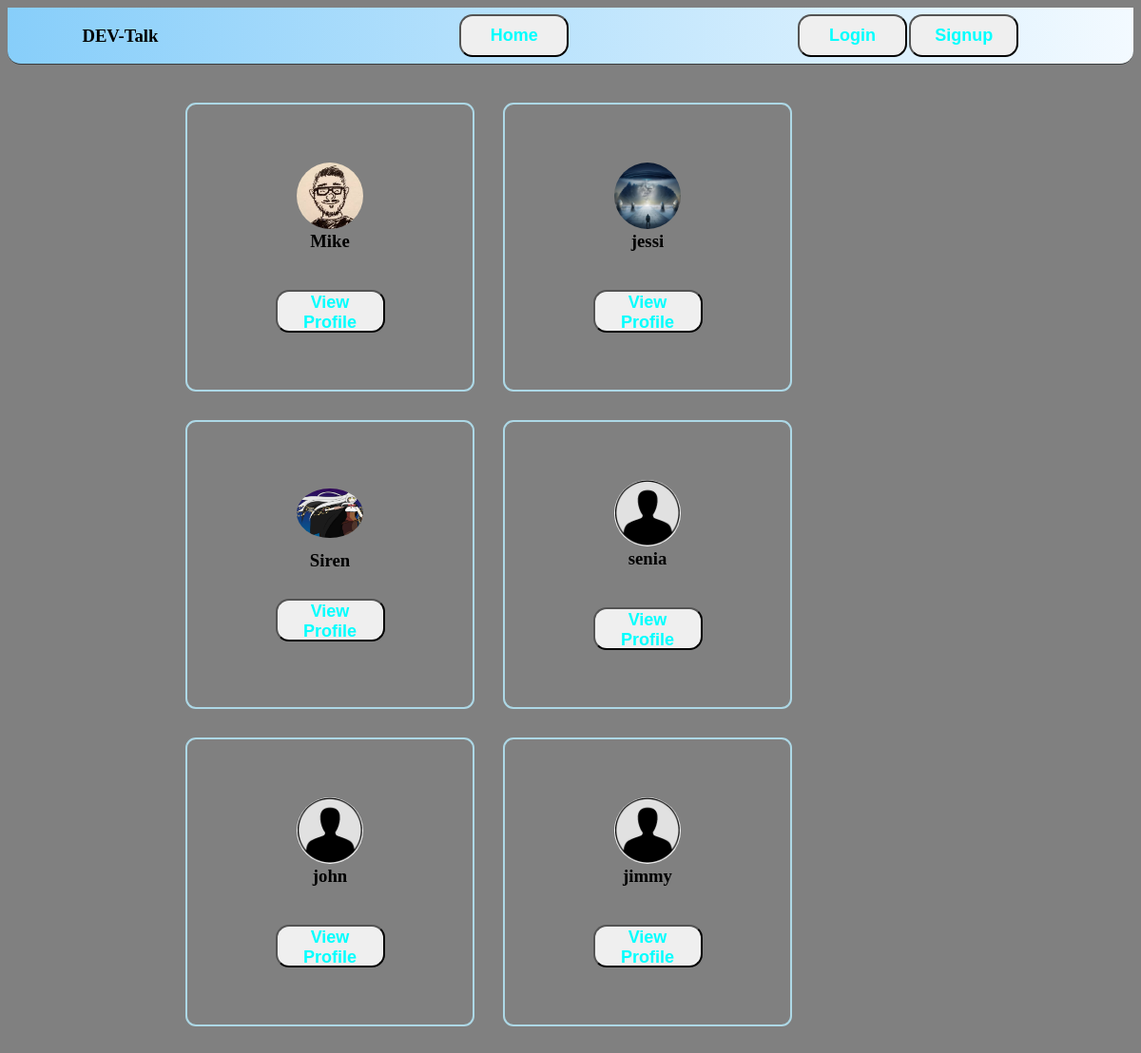
/users/, run on the app's committed database.
### custom_users/models.py (models this page shows, shortened)
class Uzer(AbstractUser):
    avatar = models.ImageField(upload_to='profile_pics/', default='')
    following = models.ManyToManyField('self', symmetrical=False, related_name='follow_person')
    followers = models.ManyToManyField('self', symmetrical=False, related_name='follower')
    bio = models.TextField(max_length=500, blank=True, null=True)
    location = models.CharField(blank=True, max_length=150, null=True)
    github = models.URLField(blank=True, null=True)
    linkedin = models.URLField(blank=True, null=True)
    portfolio = models.URLField(blank=True, null=True)

### custom_users/views.py (the view)
# urls.py: path('users/', all_users, name='users'),
def all_users(request):
    users = Uzer.objects.all()
    return render(request,'users.html', {'users': users})

### templates/users.html (shortened to what this page needs)
<!DOCTYPE html>
<html lang="en">
<head>
    <link rel="stylesheet" href="/static/users.css/">
</head>
<body>
   <div class="container">
    <div class="Header">
        <div class="Header__Left">
            <h3>DEV-Talk</h3>
        </div>
        <div class="Header__Center">
            <a href="/">
                <button>Home</button>
            </a>
        </div>
        <div class="Header__Right">
            {%if request.user.is_authenticated%}
            <a href="/users/">
                <button>
                    People
                </button>
            </a>
            <a href="/community/">
                <button>
                Community
                </button>
            </a>
            <a href="/logout/"><button>Logout</button></a>
            {%else%}
            <a href="/login/"><button>Login</button></a>
            <a href="/signup/"><button>Signup</button></a>
            {%endif%}
        </div>
    </div>
    <div class="Card__Gallery">
        {%for user in users%}
    <div class="User__Card">
        <div id="Card__Top">
            <div class="Image">
            {%if user.avatar%}
            <img src="/media/images/{{user.avatar}}/"  style="width: 70px; border-radius: 50%;">
            {%else%}
            <img src="/media/images/default.png/" style="width: 70px; border-radius: 50%;">
            {%endif%}
        </div>
            <div class="User__Info">
                <h3>{{user.username}}</h3>
            </div>
        </div>
            <div class="profile__link">
                <a  href="/profile/{{user.id}}/"><button>View Profile</button></a>
            </div>
    </div>
    {%endfor%}
    </div>
   </div>
</body>
</html>

### static/users.css (style rules this page uses)
body { height: 100vh; background-color:gray; }
.container { width: 100%; height: 100%; display: flex; flex-direction: column; background-image: grey; }
.Header { width: 100%; height: 10%; background-image: linear-gradient(to right, #87cefa, #f3faff) !important; border-bottom: 1px solid rgb(57, 60, 61); border-bottom-left-radius: 14px; border-bottom-right-radius: 14px; display: flex; flex-direction: row; }
.Header__Left { width: 20%; display: flex; flex-direction: row; justify-content: center; align-items: center; }
.Header__Center { width: 50%; display: flex; flex-direction: row; justify-content: center; justify-content: space-evenly; align-items: center; }
.Header__Right { width: 20%; display: flex; flex-direction: row; justify-content: center; justify-content: space-evenly; align-items: center; }
button { width: 115px; height: 45px; border-radius: 14px; color: aqua; background-image: url(http://www.bradysammons.com/codepen/darkui/noise.png); align-items: center; font-size: large; font-weight: bold; }
.Header__Center > a { text-decoration: none; }
.Card__Gallery { width: 90%; margin: auto; width: 70vw; display: flex; flex-wrap: wrap; padding: 25px; }
.User__Card { margin: 15px; width: 300px; height: 300px; border: 2px solid lightblue; display: flex; flex-direction: column; justify-content: center; align-items: center; border-radius: 11px; }
.Image { height: 40%; width: 100%; }
.User__Info { text-align: center; }

### data on the page
Uzer: avatar (picture), username "Mike"
Uzer: avatar (picture), username "jessi"
Uzer: avatar (picture), username "Siren"
Uzer: username "senia"
Uzer: username "john"
Uzer: username "jimmy"
